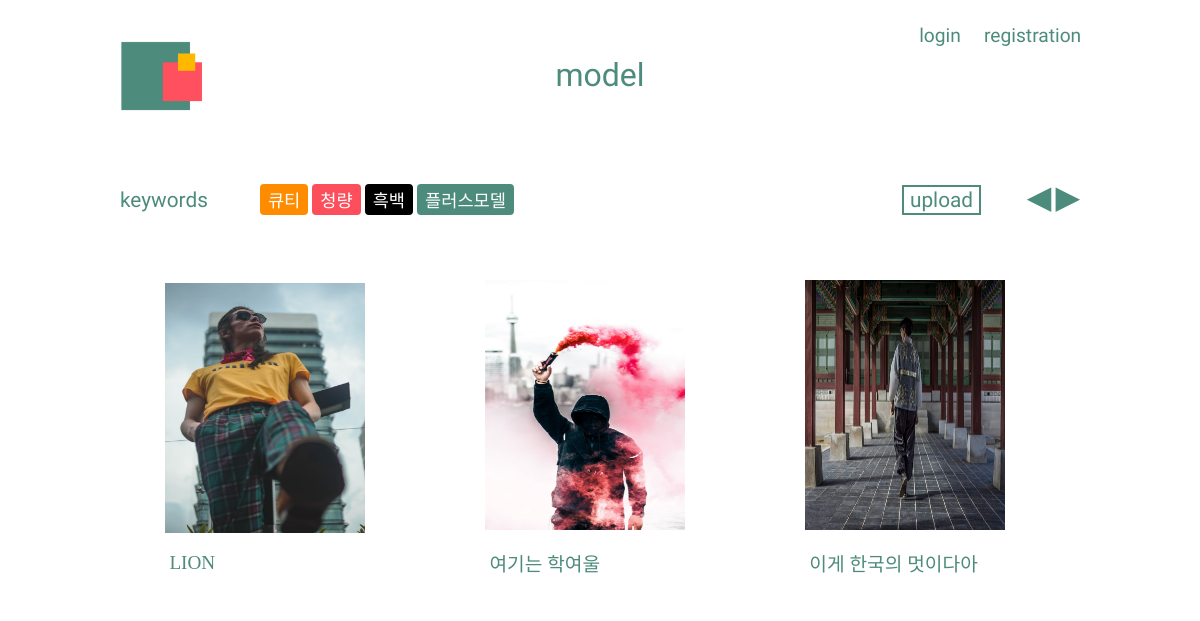
Before: /posts/model/filter/cool/ with the older database file.
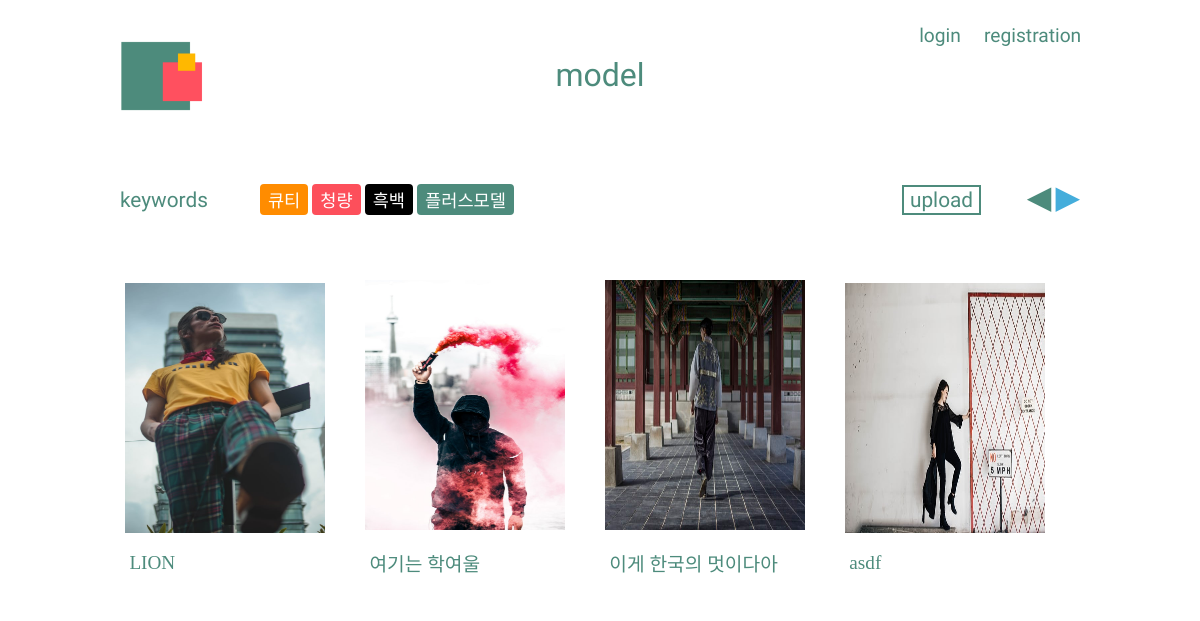
After: the same page with the newer database file.
### posts/models.py (models this page shows, shortened)
class Models(models.Model):
    title = models.CharField(max_length=20)
    text = models.TextField(default='', null=True, blank=True)
    image1 = models.ImageField(upload_to = 'images/')
    image2 = models.ImageField(upload_to = 'images/', default='', null=True, blank=True)
    image3 = models.ImageField(upload_to = 'images/', default='', null=True, blank=True)
    image4 = models.ImageField(upload_to = 'images/', default='', null=True, blank=True)
    image5 = models.ImageField(upload_to = 'images/', default='', null=True, blank=True)
    thumbnail = ImageSpecField(source='image1', processors=[ResizeToFill(120,80)], format='JPEG')
    CATEGORY_CHOICES = (
        ('큐티', '큐티'),
        ('청량', '청량'),
        ('흑백사진', '흑백사진'),
        ('플러스모델', '플러스모델'),
    )
    category = models.CharField(max_length=5, choices=CATEGORY_CHOICES, null=True)

### posts/views.py (the view)
# urls.py: path('model/filter/cool/', views.filter_cool, name="filter_cool"),
def filter_cool(request):
    post_cool = Models.objects.filter(category="청량")
    cool_paginator = Paginator(post_cool, 4)
    cool_page = request.GET.get('page')
    cool_posts = cool_paginator.get_page(cool_page)
    return render(request, 'model/filter_cool.html', {'post_cool': post_cool,
                                                      'cool_posts': cool_posts,
                                                      'cool_paginator': cool_paginator, })

### posts/templates/model/filter_cool.html (shortened to what this page needs)
{% extends 'model/model_base.html' %}
{% block content %}
        <div class="b">
            <div class="array">
                {% for cool in cool_posts %}
                        <div class="card">
                            <div class="box-1">
                                <img src="{{ cool.image1.url  }}" width="200" height="250">
                            </div>
                            <div class="box-2">
                                <p class="c">{{ cool.title }}</p>
                            </div>
                        </div>
                {% endfor %}
            </div>
        </div>
  <div class="paginator">
    {% if cool_posts.has_previous %}
      <a href="?page={{ cool_posts.previous_page_number }}">◀</a>
    {% else %}
      <span>◀</span>
  {% endif %}
    {% if cool_posts.has_next %}
      <a href="?page={{ cool_posts.next_page_number }}">▶</a>
    {% else %}
      <span>▶</span>
    {% endif %}
  </div>
{% endblock content %}

### posts/templates/model/model_base.html (shortened to what this page needs)
<head>
    {% load  staticfiles %}
    <link rel="stylesheet" href="{% static 'css/model_photo.css' %}">
</head>
<body>
    <a href="../../../user/templates/user/home.html">
        <img class="logo" src="{% static 'image/logo.png' %}" alt="logo">
    </a>
    <div class="title">
        <p>model</p>
    </div>
    <div class="category">
        {% if user.is_authenticated %}
            <a id="user_name" href="{% url 'profile' user.pk %}">{{ user.username }}</a>
            <a href="{% url 'logout' %}">logout</a>
        {% else %}
            <a href="{% url 'login' %}">login</a>
            <a href="{% url 'signup' %}">registration</a>
        {% endif %}
    </div>
    <div class="a">
        <div class="keywords">
            <div class="inline">
                <a class="keywords_title" href="">keywords</a>
            </div>
            <div class="inline">
                <a href="{% url 'filter_cute' %}"><button class="cute">큐티</button></a>
                <a href="{% url 'filter_cool' %}"><button class="cool">청량</button></a>
                <a href="{% url 'filter_bnw' %}"><button class="mono">흑백</button></a>
                <a href="{% url 'filter_plus' %}"><button class="plus">플러스모델</button></a>
            </div>
            <div class="inline">
                <a href="{% url 'model_post' %}"><button class="upload_post">upload</button></a>
            </div>
        </div>
    </div>
    {% block content %}
    {% endblock %}
</body>

### posts/static/css/model_photo.css (style rules this page uses)
body { margin: 0; padding: 0; overflow-x: hidden; font-family: 'KOMACON'; }
.logo { position: absolute; top: 5%; left: 10%; width: 7%; }
.title { position: absolute; display: inline; top: 7%; left: 0; width: 100%; height: 1%; }
.title > p { position: relative; text-align: center; font-family: 'Lacquer', sans-serif; color: rgb(77,139,124); font-size: 2em; margin-top: 0; padding-top: 0; }
.category { z-index: 2; top: 3%; left: 75%; position: absolute; display: inline; }
.category > a { font-family: 'Lacquer', sans-serif; color: rgb(77,139,124); font-size: 1.2em; text-decoration: none; margin-left: 1em; }
.a { width: 100%; height: 10%; position: absolute; top: 20%; display: flex; }
.keywords { margin: 2% 0 0 0 ; padding: 0; position: relative; left: 10%; width: 80%; display: inline; }
.inline { display: inline; margin-right: 5%; }
.keywords_title { font-family: 'Lacquer', sans-serif; color: rgb(77,139,124); font-size: 1.3em; text-decoration: none; }
.cute { color: white; font-size: 1.1em; background-color: darkorange; border: darkorange 2px solid; border-radius: 4px; font-family: 'KOMACON'; }
.cool { color: white; font-size: 1.1em; background-color: rgb(253,79,91); border: rgb(253,79,91) 2px solid; border-radius: 4px; font-family: 'KOMACON'; }
.mono { color: white; font-size: 1.1em; background-color: black; border: black 2px solid; border-radius: 4px; font-family: 'KOMACON'; }
.plus { color: white; font-size: 1.1em; background-color: rgb(77,139,124); border: rgb(77,139,124) 2px solid; border-radius: 4px; font-family: 'KOMACON'; }
.upload_post { border: rgb(77,139,124) 2px solid; font-family: 'Lacquer', sans-serif; color: rgb(77,139,124); font-size: 1.3em; background-color: white; margin-left: 35%; }
.paginator { position: absolute; top: 22.3%; right: 10%; }
.paginator > a { color: rgb(68,173,219); font-size: 2em; text-decoration: none; }
.paginator > span { color: rgb(77,139,124); font-size: 2em; }
.b { position: absolute; width: 100%; top:35%; }
.array { display: flex; flex-direction: row; width: 80%; margin-left: 10%; }
.card { margin: auto; display: block; width: 24%; height: 82%; }
.array > .card { background-color: white; border-radius: 4px; }
.box-2 { position: relative; background-color: white; width:96%; height: 20%; margin: 0 2%; padding: 0; }
.c { font-size: 1.2em; color: rgb(77,139,124); margin-bottom: 0; }

Changed rows visible on the page:
added Models: image1 (picture), title "asdf"
